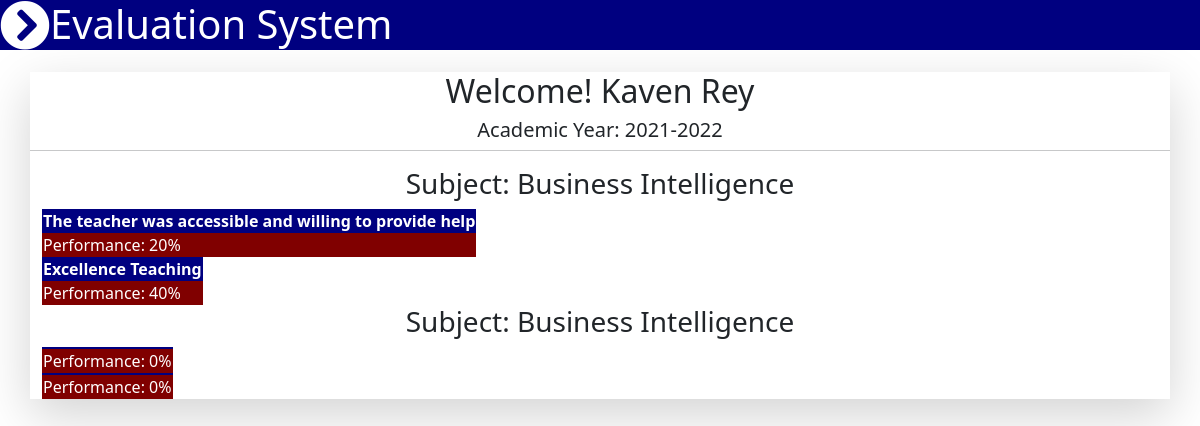
/evaluation_result.php (signed in), run on the app's committed database.
### tables this page shows
CREATE TABLE `evaluation` (
  `evaluationid` int(30) NOT NULL,
  `sub_enrolled_id` int(30) NOT NULL
);

CREATE TABLE `subject` (
  `id` int(30) NOT NULL,
  `code` varchar(30) NOT NULL,
  `description` varchar(255) NOT NULL,
  `faculty_id` int(30) NOT NULL
);

CREATE TABLE `questions` (
  `id` int(30) NOT NULL,
  `criteria_id` int(30) NOT NULL,
  `question` varchar(255) NOT NULL
);

### evaluation_result.php (the view)
<?php
    include'navbar.php';
?>
<!DOCTYPE html>
<body>
	<div class="container py-5">
      <div class="row text-center shadow-lg">
          <h2>Welcome! <?=$_SESSION['name'] ?></h2>
          <h5>Academic Year: <?=$_SESSION['academic']?></h5>
          <hr>
          <?php
                $qry=mysqli_query($koneksyon,"SELECT * FROM evaluation INNER JOIN subject_enrolled ON subject_enrolled.id=evaluation.sub_enrolled_id INNER JOIN students ON students.id=subject_enrolled.student_id INNER JOIN department ON department.id=students.department_id INNER JOIN subject ON subject_enrolled.subject_take=subject.id INNER JOIN faculties ON faculties.id=subject.faculty_id WHERE faculties.id = {$_SESSION['id']}");
                while($row = mysqli_fetch_array($qry)){
                    echo "<h3>Subject: ".$row['description']."</h3>";
                    $e = $row['evaluationid'];
                    $query = mysqli_query($koneksyon, "SELECT id FROM questions ");
                       while($row = mysqli_fetch_array($query)){
                          $id = $row['id'];
                            $qry1 = mysqli_query($koneksyon, "SELECT AVG(rate) as sum, question FROM rate INNER JOIN questions ON questions.id = rate.questionid WHERE evalid = '$e' AND questionid = '$id' ");
                            while($row = mysqli_fetch_array($qry1)){ ?>
                            <div class="container">
                                <table>
                                    <thead style="background-color: #000080;">
                                        <tr>
                                            <th style="color: #fff"><?php echo $row['question']; ?></th>
                                        </tr>
                                    </thead>
                                    <tbody>
                                        <tr>
                                            <?php
                                            $sum = $row['sum'];
                                            $total = $sum/5 * 100;
                                            echo "<td style='background-color: maroon; color: #fff;'>Performance: ".$total."%</td>";
                                            ?>
                                        </tr>
                                    </tbody>
                                </table>
                            </div>
                        <?php  }
                        }
                }
          ?>
      </div>
   </div>
</body>

### data on the page
evaluation: subject.description "Business Intelligence"
questions: question "The teacher was accessible and willing to provide help", total "20", total "0"
questions: question "Excellence Teaching", total "40", total "0"
evaluation: subject.description "Business Intelligence"

### other printed values
$_SESSION['name'] "Kaven Rey"
$_SESSION['academic'] "2021-2022"
